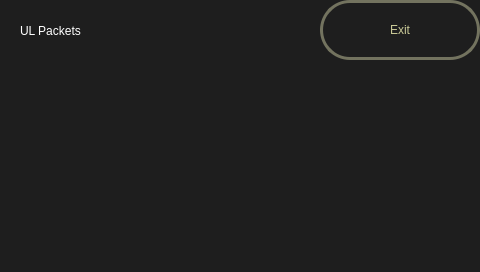
<?xml version="1.0" encoding="UTF-8"?>
<ui version="4.0">
 <class>PacketsScreen</class>
 <widget class="QDialog" name="PacketsScreen">
  <property name="geometry">
   <rect>
    <x>0</x>
    <y>0</y>
    <width>480</width>
    <height>272</height>
   </rect>
  </property>
  <property name="minimumSize">
   <size>
    <width>480</width>
    <height>272</height>
   </size>
  </property>
  <property name="maximumSize">
   <size>
    <width>480</width>
    <height>272</height>
   </size>
  </property>
  <property name="baseSize">
   <size>
    <width>480</width>
    <height>272</height>
   </size>
  </property>
  <property name="windowTitle">
   <string>Dialog</string>
  </property>
  <property name="styleSheet">
   <string notr="true">background-color: rgba(30, 30, 30, 255);</string>
  </property>
  <widget class="QLabel" name="label_7">
   <property name="geometry">
    <rect>
     <x>330</x>
     <y>210</y>
     <width>151</width>
     <height>61</height>
    </rect>
   </property>
   <property name="text">
    <string/>
   </property>
   <property name="pixmap">
    <pixmap resource="resources.qrc">:/rsrc/logo.png</pixmap>
   </property>
  </widget>
  <widget class="QLabel" name="label">
   <property name="geometry">
    <rect>
     <x>20</x>
     <y>10</y>
     <width>291</width>
     <height>41</height>
    </rect>
   </property>
   <property name="styleSheet">
    <string notr="true">color: rgba(255, 255, 255, 255);
font: 24px &quot;DejaVu Sans&quot;;</string>
   </property>
   <property name="text">
    <string>UL Packets</string>
   </property>
  </widget>
  <widget class="QPushButton" name="exitButton">
   <property name="geometry">
    <rect>
     <x>320</x>
     <y>0</y>
     <width>160</width>
     <height>60</height>
    </rect>
   </property>
   <property name="minimumSize">
    <size>
     <width>160</width>
     <height>60</height>
    </size>
   </property>
   <property name="maximumSize">
    <size>
     <width>160</width>
     <height>60</height>
    </size>
   </property>
   <property name="focusPolicy">
    <enum>Qt::NoFocus</enum>
   </property>
   <property name="styleSheet">
    <string notr="true">color: rgba(200, 200, 150, 255);
background: qradialgradient(cx:.4, cy:.2, radius:1, fx:.5, fy:.3, stop:.2 rgba(70, 70, 70, 255), stop:.9 rgba(20, 20, 20, 255));
border-style: solid;
border-width: 3px;
border-radius: 30px;
border-color: rgba(115, 115, 95, 255);
font: 18px &quot;DejaVu Sans&quot;;</string>
   </property>
   <property name="text">
    <string>Exit</string>
   </property>
  </widget>
  <widget class="QListWidget" name="listWidget">
   <property name="geometry">
    <rect>
     <x>10</x>
     <y>70</y>
     <width>461</width>
     <height>131</height>
    </rect>
   </property>
   <property name="styleSheet">
    <string notr="true">color: rgba(255, 255, 255, 255);
font: 12px &quot;DejaVu Sans&quot;;
border: 10px;
</string>
   </property>
  </widget>
 </widget>
 <resources>
  <include location="resources.qrc"/>
 </resources>
 <connections>
  <connection>
   <sender>exitButton</sender>
   <signal>clicked()</signal>
   <receiver>PacketsScreen</receiver>
   <slot>close()</slot>
   <hints>
    <hint type="sourcelabel">
     <x>386</x>
     <y>33</y>
    </hint>
    <hint type="destinationlabel">
     <x>373</x>
     <y>68</y>
    </hint>
   </hints>
  </connection>
 </connections>
</ui>
